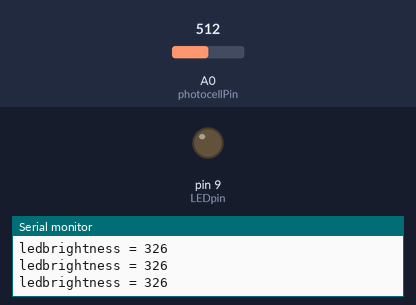
Simulated run of this sketch. Board: Arduino Uno, built with avr-gcc and run on an emulated ATmega328P. Shown: output pins drawn as LEDs (lit = HIGH), the last lines printed to the serial monitor. The inputs (shaded band) are chosen by the test bench; at power-on: A0 (photocellPin) = 512.

Above: at 1.2 s.
1.3 s: A0 (photocellPin) set to 286
2.8 s: A0 (photocellPin) set to 263
At 3.4 s:
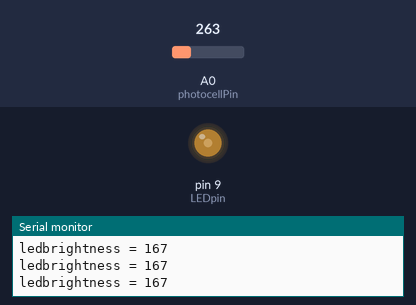
4.3 s: A0 (photocellPin) set to 122
At 4.8 s:
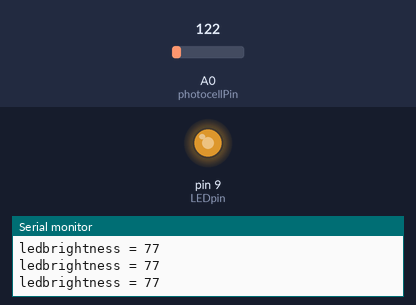
5.8 s: A0 (photocellPin) set to 70
At 6.1 s:
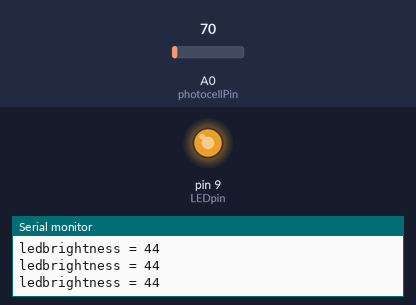
Timing chart, 0 to 8.3 s (numbered marks = the images above; inputs shaded):
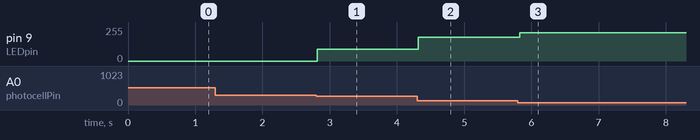

Measured:
- the behaviour switches between 277 and 276 on A0 (photocellPin) (found by bisection; images 0 and 1)
- after the input at 2.8 s, pin 9 (LEDpin): 0/255 → 88/255 at once
- after the input at 4.3 s, pin 9 (LEDpin): 88/255 → 178/255 at once
- after the input at 5.8 s, pin 9 (LEDpin): 178/255 → 211/255 at once

The sketch:

sketch_may26a.ino
```cpp
int photocellPin = 0;     // the cell and 10K pulldown are connected to a0
int photocellReading;     // the analog reading from the sensor divider
int LEDpin = 9;          // connect Red LED to pin 11 (PWM pin)
int LEDbrightness;        //
int LEDnight;

void setup(void) {
  // We'll send debugging information via the Serial monitor
  Serial.begin(9600);
  //pinMode(LEDpin, INPUT_PULLUP);
}

void loop(void) {
  photocellReading = analogRead(photocellPin);

  Serial.print("ledbrightness = ");
 // Serial.println(photocellReading);     // the raw analog reading

  // LED gets brighter the darker it is at the sensor
  // that means we have to -invert- the reading from 0-1023 back to 1023-0
  //photocellReading = 500 - photocellReading;
  //now we have to map 0-1023 to 0-255 since thats the range analogWrite uses
  LEDbrightness = map(photocellReading, 0, 400, 0, 255);
  LEDnight=255-LEDbrightness;
  if(LEDnight <80)LEDnight=0;
  analogWrite(LEDpin, LEDnight);
  Serial.println(LEDbrightness);

  delay(100);
}
```
